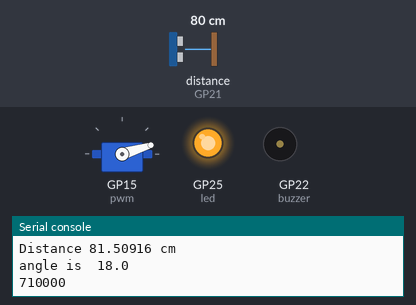
Simulated run of this program. Board: Raspberry Pi Pico running MicroPython. Parts: servo, output pins drawn as LEDs (lit = HIGH), buzzer (waves = sounding, pin HIGH), the last lines printed to the serial console. Dashed ring = blinking. Inputs (shaded band) come from the test bench; at power-on: distance to the obstacle (sensor on GP21) 80 cm. The echo pulse lasts 58.3 µs per cm; servo angles are drawn from the pulse width (0.5 ms = 0°, 2.5 ms = 180°); pins used as bus, display or sensor lines are not drawn.

Above: at 0.15 s.
At 1.25 s:
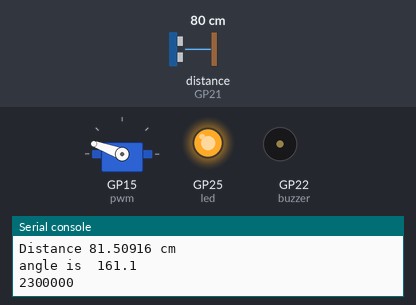
1.3 s: distance to the obstacle (sensor on GP21) set to 2 cm
At 1.92 s:
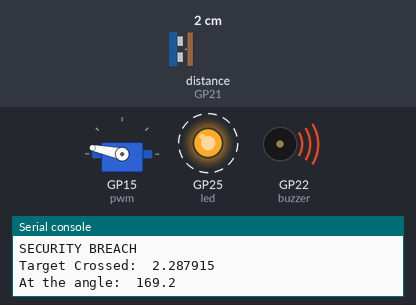
Timing chart, 0 to 10.3 s (numbered marks = the images above; inputs shaded):
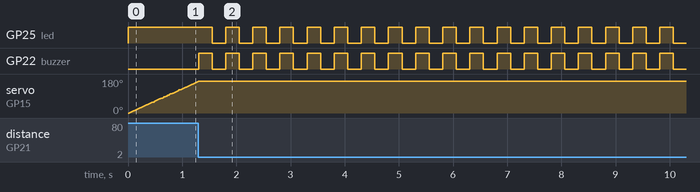

Measured:
- after the input at 1.3 s, GP25 (led): alternates HIGH for 0.25 s and LOW for 0.25 s, starting after 0.25 s; GP22 (buzzer): alternates HIGH for 0.25 s and LOW for 0.25 s, starting at once; servo on GP15 (pwm): goes on until 1.3 s, then stays 168°

The program:

rp2040_ultrasonic_servo_radar.py
```python
'''VERY IMPORTANT TO CONNECT ALL THE COMPONENTS TO THE BOARD BEFORE RUNNING THE CODE OTHERWISE YOU MAY GET SOME ERRORS!!!'''
from machine import Pin, I2C
from machine import Pin, PWM
import utime
import math

Mid = 1500000
Min = 500000      # set min value to 500000 to get about -90 degree sweep.
Max = 2500000     # set max value to 2500000 to get about +90 degree sweep.
# set min to 500000 and max to 2500000 to get 180 degree sweep.
a = Min
step = 10000      # quantize the angle motor should make at a time.

buzzer = Pin(22, Pin.OUT)      # set buzzer on gpio 22.
buzzer.value(0)
led = Pin(25, Pin.OUT)
led.value(1)
pwm = PWM(Pin(15))
trig = Pin(20, Pin.OUT)
# set trigger pin of ultrasonic sensor to gpio 20.
echo = Pin(21, Pin.IN)
# set trigger pin of ultrasonic sensor to gpio 21.

pwm.freq(50)
pwm.duty_ns(a)

def distance_cm():
   trig.low()
   utime.sleep_us(2)
   trig.high()
   utime.sleep_us(4)
   trig.low()
   while echo.value() == 0:
       sLOW = utime.ticks_us()
   while echo.value() == 1:
       sHIGH = utime.ticks_us()
   timePerSignal = sHIGH - sLOW
   distance = (timePerSignal * 0.03493) / 2
   print("Distance",distance,"cm")
   return distance

while True:
    while(a>=(Min - step) and a<= (Max - step)):
        the_distance = distance_cm()
        while(the_distance <= 15):
            buzzer.value(1)
            led.value(1)
            utime.sleep(0.25)
            buzzer.value(0)
            led.value(0)
            utime.sleep(0.25)
            print("SECURITY BREACH")
            print("Target Crossed: ",(the_distance))
            angle = (180/4)*((a/Min)-1)
            print("At the angle: ",(angle))
        angle = (180/4)*((a/Min)-1)
        print("angle is ", angle)
        pwm.duty_ns(a)
        a = a + step
        print(a)
        utime.sleep(0.001)
    while(a>=Min and a<= Max):
        the_distance = distance_cm()
        while(the_distance <= 15):
            buzzer.value(1)
            led.value(1)
            utime.sleep(0.25)
            buzzer.value(0)
            led.value(0)
            utime.sleep(0.10)
            print("SECURITY BREACH")
            print("Target Crossed: ",(the_distance))
            angle = (180/4)*((a/Min)-1)
            print("At the angle: ",(angle))
        angle = (180/4)*((a/Min)-1)
        print("angle is ", angle)
        pwm.duty_ns(a)
        a = a - step
        print(a)
        utime.sleep(0.001)
```
